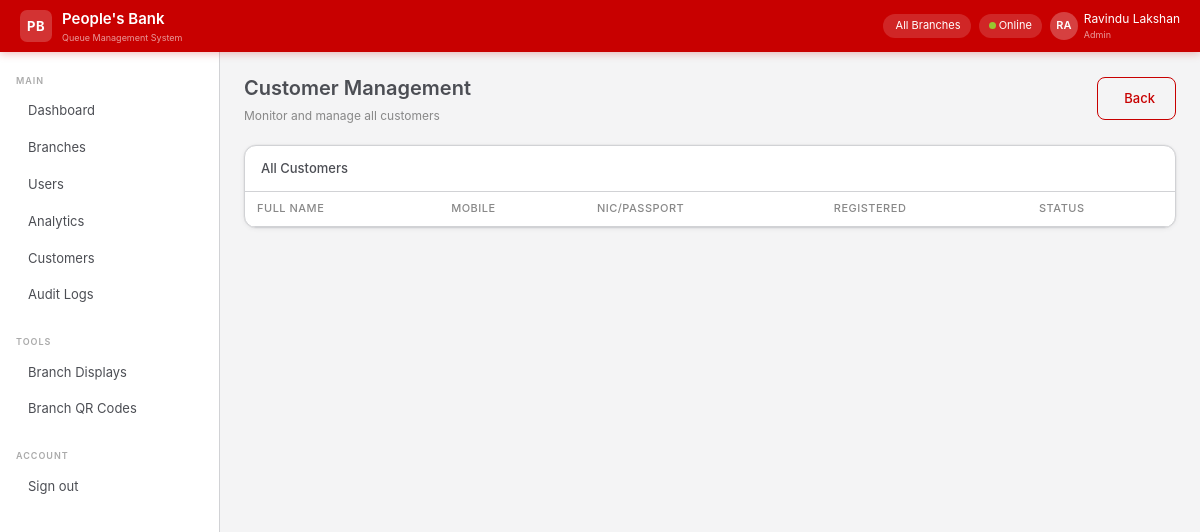
The app's page /admin/customers (signed in), older data.
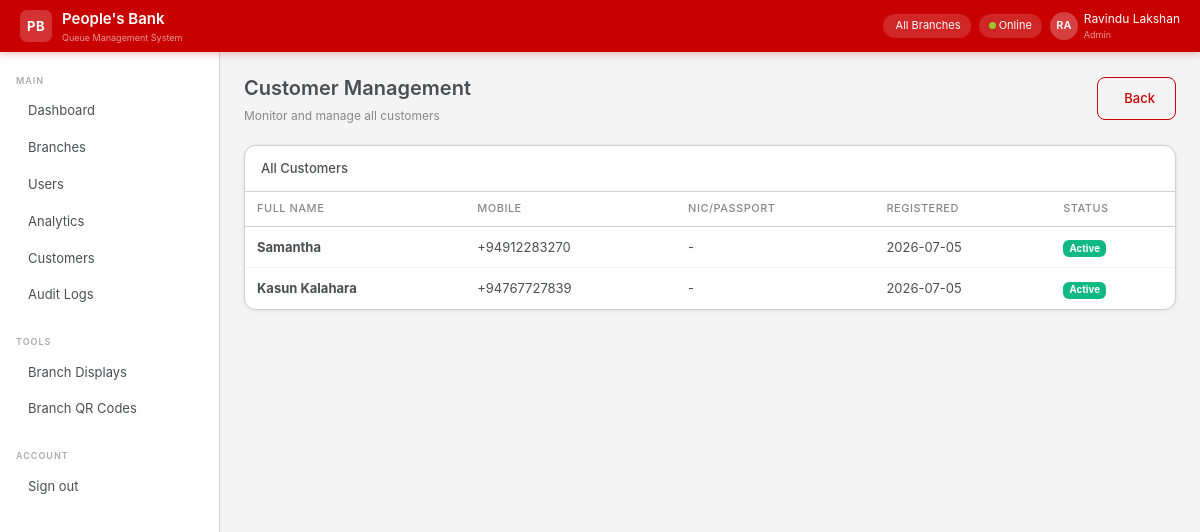
The same page, newer data.
### app/models/user.py (models this page shows, shortened)
class User(UserMixin, db.Model):
    __tablename__ = "users"
    id            = db.Column(db.Integer, primary_key=True)
    branch_id     = db.Column(db.Integer, db.ForeignKey("branches.id"), nullable=True)
    employee_id   = db.Column(db.String(20), unique=True, nullable=False)
    full_name     = db.Column(db.String(120), nullable=False)
    email         = db.Column(db.String(120), unique=True, nullable=False)
    password_hash = db.Column(db.String(256), nullable=False)
    role          = db.Column(db.Enum(UserRole), nullable=False)
    is_active     = db.Column(db.Boolean, default=True)
    last_login    = db.Column(db.DateTime)
    created_at    = db.Column(db.DateTime, default=lambda: datetime.now(timezone.utc))
    branch        = db.relationship("Branch", back_populates="users")
    tokens_served = db.relationship("QueueToken", back_populates="served_by_officer",
                                    foreign_keys="QueueToken.served_by", lazy="dynamic")
    audit_logs    = db.relationship("AuditLog", back_populates="user", lazy="dynamic")

### app/models/customer.py (models this page shows)
class Customer(db.Model):
    __tablename__ = "customers"
    id         = db.Column(db.Integer, primary_key=True)
    full_name  = db.Column(db.String(120), nullable=False)
    mobile     = db.Column(db.String(20), unique=True, nullable=False)
    created_at = db.Column(db.DateTime, default=lambda: datetime.now(timezone.utc))
    tokens = db.relationship("QueueToken", back_populates="customer", lazy="dynamic")

### app/views/admin_view.py (the view)
@admin_view_bp.route("/customers")
@login_required
@require_role(UserRole.ADMIN)
def customers():
    customers = Customer.query.order_by(Customer.created_at.desc()).all()
    return render_template("admin/customers.html", customers=customers)

### app/extensions.py (called while the page is built)
@login_manager.user_loader
def load_user(user_id):
    from app.models import User
    return User.query.get(int(user_id))

### app/templates/admin/customers.html (shortened to what this page needs)
{% extends "base.html" %}
{% block content %}
<div class="pb-page-header">
  <div>
    <div class="pb-page-title">Customer Management</div>
    <div class="pb-page-sub">Monitor and manage all customers</div>
  </div>
  <a href="/admin/dashboard" class="btn-pb-outline"> Back</a>
</div>
<div class="pb-card">
  <div class="pb-card-header">
    <div class="pb-card-title">All Customers</div>
  </div>
  <table class="pb-table">
    <thead>
      <tr>
        <th>Full Name</th>
        <th>Mobile</th>
        <th>NIC/Passport</th>
        <th>Registered</th>
        <th>Status</th>
      </tr>
    </thead>
    <tbody>
      {% for customer in customers %}
      <tr>
        <td><strong>{{ customer.full_name }}</strong></td>
        <td>{{ customer.mobile }}</td>
        <td>{{ customer.nic_passport or '-' }}</td>
        <td>{{ customer.created_at.strftime('%Y-%m-%d') }}</td>
        <td><span class="badge" style="background:#10b981;">Active</span></td>
      </tr>
      {% endfor %}
    </tbody>
  </table>
</div>
{% endblock %}

### app/templates/base.html (shortened to what this page needs)
<!DOCTYPE html>
<html lang="en">
<head>
  <link href="https://cdn.jsdelivr.net/npm/bootstrap@5.3.2/dist/css/bootstrap.min.css" rel="stylesheet">
  <link href="https://cdn.jsdelivr.net/npm/@tabler/icons-webfont@3.3.0/dist/tabler-icons.min.css" rel="stylesheet">
  <link href="{{ url_for('static', filename='css/pbqms.css') }}" rel="stylesheet">
</head>
<body>
{% if current_user.is_authenticated %}
<nav class="pb-navbar">
  <a class="pb-navbar-brand" href="/">
    <div class="pb-navbar-logo">PB</div>
    <div>
      <div class="pb-navbar-name">People's Bank</div>
      <div style="font-size:9px;color:rgba(255,255,255,.6);">Queue Management System</div>
    </div>
  </a>
  <div class="pb-navbar-right">
    <div class="pb-navbar-chip">
      {{ current_user.branch.name if current_user.branch else 'All Branches' }}
    </div>
    <div class="pb-navbar-chip" id="connection-status">
      <span class="pb-online-dot"></span> Online
    </div>
    <div class="pb-navbar-user">
      <div class="pb-navbar-avatar">{{ current_user.full_name[:2].upper() }}</div>
      <div>
        <div>{{ current_user.full_name }}</div>
        <div style="font-size:9px;opacity:.6;">{{ current_user.role.value.replace('_',' ').title() }}</div>
      </div>
    </div>
  </div>
</nav>
<aside class="pb-sidebar">
  <div class="pb-sidebar-section">Main</div>
  {% if current_user.role.value == 'admin' %}
    <a href="/admin/dashboard" class="pb-sidebar-link {% if request.path == '/admin/dashboard' %}active{% endif %}">
       Dashboard
    </a>
    <a href="/admin/branches" class="pb-sidebar-link">
       Branches
    </a>
    <a href="/admin/users" class="pb-sidebar-link">
       Users
    </a>
    <a href="/admin/analytics" class="pb-sidebar-link">
       Analytics
    </a>
    <a href="/admin/customers" class="pb-sidebar-link">
       Customers
    </a>
    <a href="/admin/audit-logs" class="pb-sidebar-link">
       Audit Logs
    </a>
  {% endif %}
  <div class="pb-sidebar-section" style="margin-top:12px;">Tools</div>
  {% if current_user.role.value == 'admin' %}
    <a href="/admin/branches" class="pb-sidebar-link">
       Branch Displays
    </a>
    <a href="/admin/branches" class="pb-sidebar-link">
       Branch QR Codes
    </a>
  {% endif %}
  <div class="pb-sidebar-section" style="margin-top:12px;">Account</div>
  <a href="/auth/logout" class="pb-sidebar-link">
     Sign out
  </a>
</aside>
<main class="pb-main">
  {% block content %}{% endblock %}
</main>
{% else %}
  {% block public_content %}{% endblock %}
{% endif %}
</body>
</html>

### static/css/pbqms.css (style rules this page uses)
:root { --pb-red: #c80000; --pb-red-hover: #a50000; --pb-red-light: #fff0f0; --pb-red-border: rgba(200,0,0,.25); --pb-green: #99c630; --pb-green-hover: #7aaa15; --pb-green-light: #f3fbe0; --pb-green-border:rgba(153,198,48,.35); --pb-yellow: #FFCB47; --pb-yellow-light:#fffbec; --pb-yellow-border:rgba(255,203,71,.5); --pb-dark: #4c4e54; --pb-dark-mid: #d1d2d5; --pb-dark-light: #f4f4f5; --pb-white: #ffffff; --brand-primary: var(--pb-red); --brand-success: var(--pb-green); --brand-warning: var(--pb-yellow); --brand-neutral: var(--pb-dark); --font-base: 'Inter', 'Segoe UI', system-ui, sans-serif; --font-display: 'Inter', sans-serif; --radius-sm: 6px; --radius-md: 8px; --radius-lg: 12px; --radius-xl: 16px; --radius-pill: 999px; --shadow-card: 0 1px 4px rgba(76,78,84,.08), 0 0 0 0.5px rgba(76,78,84,.08); --shadow-lg: 0 4px 16px rgba(76,78,84,.12); }
*, *::before, *::after { box-sizing: border-box; }
html { font-size: 16px; -webkit-text-size-adjust: 100%; }
body { font-family: var(--font-base); font-size: 14px; line-height: 1.6; color: var(--pb-dark); background: var(--pb-dark-light); margin: 0; }
a { color: var(--pb-red); text-decoration: none; }
.pb-navbar { background: var(--pb-red); padding: 0 1.25rem; height: 52px; display: flex; align-items: center; justify-content: space-between; box-shadow: 0 2px 8px rgba(200,0,0,.25); position: sticky; top: 0; z-index: 1000; }
.pb-navbar-brand { display: flex; align-items: center; gap: 10px; text-decoration: none; }
.pb-navbar-logo { width: 32px; height: 32px; border-radius: 7px; background: rgba(255,255,255,.2); display: flex; align-items: center; justify-content: center; font-weight: 700; font-size: 13px; color: #fff; letter-spacing: .5px; }
.pb-navbar-name { font-size: 15px; font-weight: 600; color: #fff; }
.pb-navbar-right { display: flex; align-items: center; gap: 8px; }
.pb-navbar-chip { background: rgba(255,255,255,.15); border-radius: var(--radius-pill); padding: 3px 10px; font-size: 11px; color: #fff; }
.pb-navbar-user { display: flex; align-items: center; gap: 6px; font-size: 12px; color: #fff; }
.pb-navbar-avatar { width: 28px; height: 28px; border-radius: 50%; background: rgba(255,255,255,.25); display: flex; align-items: center; justify-content: center; font-size: 11px; font-weight: 600; color: #fff; }
.pb-sidebar { width: 220px; background: var(--pb-white); border-right: 0.5px solid var(--pb-dark-mid); height: calc(100vh - 52px); position: fixed; top: 52px; left: 0; overflow-y: auto; padding: 12px 0; }
.pb-sidebar-section { font-size: 9px; font-weight: 600; color: #aaa; text-transform: uppercase; letter-spacing: 1px; padding: 10px 16px 4px; }
.pb-sidebar-link { display: flex; align-items: center; gap: 9px; padding: 8px 16px; font-size: 13px; color: var(--pb-dark); text-decoration: none; border-radius: 0; transition: background .12s, color .12s; border-left: 3px solid transparent; }
.pb-main { margin-left: 220px; padding: 20px 24px; }
.pb-page-header { display: flex; align-items: center; justify-content: space-between; margin-bottom: 20px; }
.pb-page-title { font-size: 20px; font-weight: 600; color: var(--pb-dark); }
.pb-page-sub { font-size: 12px; color: #888; margin-top: 2px; }
.pb-card { background: var(--pb-white); border: 0.5px solid var(--pb-dark-mid); border-radius: var(--radius-lg); box-shadow: var(--shadow-card); overflow: hidden; }
.pb-card-header { display: flex; align-items: center; justify-content: space-between; padding: 12px 16px; border-bottom: 0.5px solid var(--pb-dark-mid); }
.pb-card-title { font-size: 13px; font-weight: 500; color: var(--pb-dark); }
.btn-pb-outline { background: transparent; color: var(--pb-red); border: 0.5px solid var(--pb-red); border-radius: var(--radius-md); padding: 10px 20px; font-size: 13px; font-weight: 500; cursor: pointer; display: inline-flex; align-items: center; gap: 6px; transition: background .15s; }
.pb-online-dot { width: 7px; height: 7px; border-radius: 50%; background: var(--pb-green); display: inline-block; }
.pb-table { width: 100%; border-collapse: collapse; font-size: 13px; }
.pb-table th { font-size: 11px; font-weight: 500; color: #888; text-transform: uppercase; letter-spacing: .5px; padding: 8px 12px; border-bottom: 0.5px solid var(--pb-dark-mid); text-align: left; }
.pb-table td { padding: 10px 12px; border-bottom: 0.5px solid var(--pb-dark-light); color: var(--pb-dark); vertical-align: middle; }
.pb-table tr:last-child td { border-bottom: none; }

Row changes from the older to the newer data that the page shows:
added Customer: full_name "Samantha", mobile "+94912283270", nic_passport "-", created_at "2026-07-05"
added Customer: full_name "Kasun Kalahara", mobile "+94767727839", nic_passport "-", created_at "2026-07-05"
